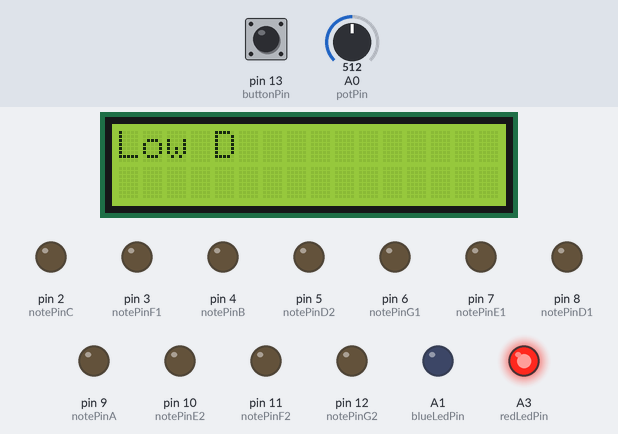
Bench run of a sketch on a simulated Arduino Uno, built with avr-gcc and run on an emulated ATmega328P. Parts: 16×2 character LCD, output pins drawn as LEDs (lit = HIGH). The test bench sets the inputs (shaded band); at power-on: pin 13 (buttonPin) HIGH, A0 (potPin) = 512. Random numbers use the default seed unless the sketch sets one; what the sketch prints to the serial monitor is not drawn.

Above: at 1.2 s.
1.3 s: pin 13 (buttonPin) pulled LOW for 0.15 s
At 2.8 s:
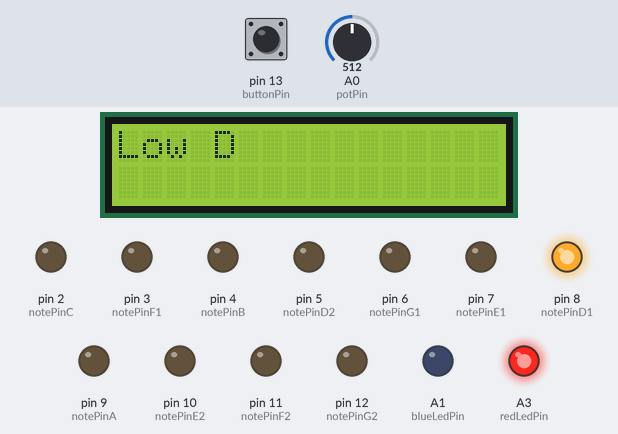
Timing chart, 0 to 4.3 s (numbered marks = the images above; inputs shaded):
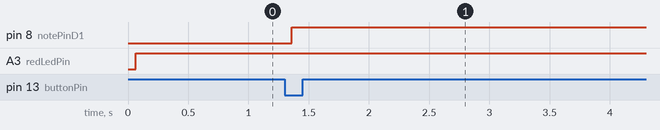

Measured:
- after the input at 1.3 s, pin 8 (notePinD1): LOW → HIGH after 0.06 s

The sketch:

Pot111425withTimer.ino
```cpp
const int notePinD1 = 8;
const int notePinE1 = 7;
const int notePinF1 = 3;
const int notePinG1 = 6;
const int notePinA = 9; //or 5
const int notePinB = 4;
const int notePinC = 2;
const int notePinD2 = 5; //or 9
const int notePinE2 = 10;
const int notePinF2 = 11;
const int notePinG2 = 12;

//don't work: 5,9


// keep your button pin
const int buttonPin = 13;


#include <Wire.h>
#include <LiquidCrystal_I2C.h>

LiquidCrystal_I2C lcd(0x27, 16, 2);

//const int trigPin = 9;
//const int echoPin = 10;

//float duration, distance;

int Letter[] = {1,2,3,4,5,6,7,8,9,10,11};


float a=8;
float b = a+4;

//integers for potentiometer
const int potPin = A0;
int potValue;
int mappedValue;

const int blueLedPin = A1;
const int redLedPin = A3;


void setup() {


pinMode(buttonPin, INPUT_PULLUP);

pinMode(notePinD1, OUTPUT);
pinMode(notePinE1, OUTPUT);
pinMode(notePinF1, OUTPUT);
pinMode(notePinG1, OUTPUT);
pinMode(notePinA, OUTPUT);
pinMode(notePinB, OUTPUT);
pinMode(notePinC, OUTPUT);
pinMode(notePinD2, OUTPUT);
pinMode(notePinE2, OUTPUT);
pinMode(notePinF2, OUTPUT);
pinMode(notePinG2, OUTPUT);

digitalWrite(notePinD1, LOW);
digitalWrite(notePinE1, LOW);
digitalWrite(notePinF1, LOW);
digitalWrite(notePinG1, LOW);
digitalWrite(notePinA, LOW);
digitalWrite(notePinB, LOW);
digitalWrite(notePinC, LOW);
digitalWrite(notePinD2, LOW);
digitalWrite(notePinE2, LOW);
digitalWrite(notePinF2, LOW);
digitalWrite(notePinG2, LOW);


  //potentiometer serial reading
  Serial.begin(9600);

  pinMode(A0,INPUT);
  pinMode(blueLedPin,OUTPUT);
  pinMode(redLedPin,OUTPUT);
  Serial.begin(9600);
  randomSeed(analogRead(0));

  lcd.init();
  lcd.backlight();
}


int selectedValue = Letter[0];


int cycle() {
  int randomIndex = random(1,11);
  selectedValue = Letter[randomIndex];
  //Serial.println("cycle function");
  //delay(100);
  //Serial.println(selectedValue);
  return randomIndex;

}


void loop() {


  //potentiometer reading thorugh serial
  potValue = analogRead(potPin);


if (digitalRead(buttonPin) == LOW) {
  if (selectedValue == 1) digitalWrite(notePinD1, HIGH);
  if (selectedValue == 2) digitalWrite(notePinE1, HIGH);
  if (selectedValue == 3) digitalWrite(notePinF1, HIGH);
  if (selectedValue == 4) digitalWrite(notePinG1, HIGH);
  if (selectedValue == 5) digitalWrite(notePinA, HIGH);
  if (selectedValue == 6) digitalWrite(notePinB, HIGH);
  if (selectedValue == 7) digitalWrite(notePinC, HIGH);
  if (selectedValue == 8) digitalWrite(notePinD2, HIGH);
  if (selectedValue == 9) digitalWrite(notePinE2, HIGH);
  if (selectedValue == 10) digitalWrite(notePinF2, HIGH);
  if (selectedValue == 11) digitalWrite(notePinG2, HIGH);

}


  Serial.println(potValue);


  if (a < potValue && potValue < b) {

    cycle();
     digitalWrite(redLedPin, LOW);
     digitalWrite(blueLedPin, HIGH);
     delay(1000);
     digitalWrite(notePinD1, LOW);
     digitalWrite(notePinE1, LOW);
     digitalWrite(notePinF1, LOW);
     digitalWrite(notePinG1, LOW);
     digitalWrite(notePinA, LOW);
     digitalWrite(notePinB, LOW);
     digitalWrite(notePinC, LOW);
     digitalWrite(notePinD2, LOW);
     digitalWrite(notePinE2, LOW);
     digitalWrite(notePinF2, LOW);
     digitalWrite(notePinG2, LOW);

  } else{
    digitalWrite(redLedPin,HIGH);
    digitalWrite(blueLedPin,LOW);
  }


  lcd.clear();

  if (selectedValue == 1){
  lcd.print("Low D");
  a=152;

  }

  if (selectedValue == 2){
  lcd.print("Low E");
  a=154;
  }

  if (selectedValue == 3){
  lcd.print("Low F");
  a=143;
  }

  if (selectedValue == 4){
  lcd.print("Low G");
  a=132;
  }

  if (selectedValue == 5){
  lcd.print("A");
  a=119;
  }

  if (selectedValue == 6){
  lcd.print("B");
  a=104;
  }

  if (selectedValue == 7){
  lcd.print("C");
  a=91;
  }

if (selectedValue == 8){
  lcd.print("High D");
  a=81;
  }

if (selectedValue == 9){
  lcd.print("High E");
  a=69;
  }

if (selectedValue == 10){
  lcd.print("High F");
  a=61;
  }

if (selectedValue == 11){
  lcd.print("High G");
  a=54;
  }

b=a+5;
a=a-5;

  delay(100);
}
```
